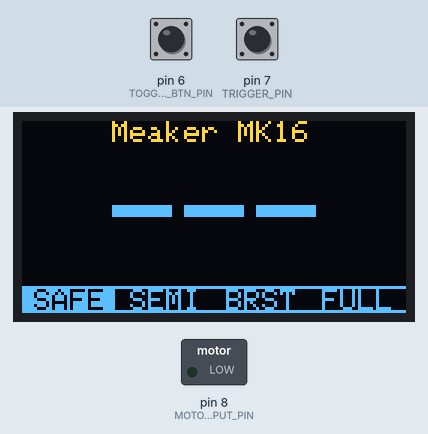
Bench run of a sketch on a simulated Arduino Uno, built with avr-gcc and run on an emulated ATmega328P. Parts: 128×64 one-colour display, switched loads named in the sketch (green lamp = pin HIGH). Dashed ring = blinking. Inputs (shaded band) come from the test bench; at power-on: pin 6 (TOGGLE_FIRE_MODES_BTN_PIN) HIGH, pin 7 (TRIGGER_PIN) HIGH. The OLED is the two-colour kind (top 16 rows yellow); what the sketch prints to the serial monitor is not drawn.

Above: at 2.3 s.
2.4 s: pin 6 (TOGGLE_FIRE_MODES_BTN_PIN) pulled LOW for 0.15 s
At 3.3 s:
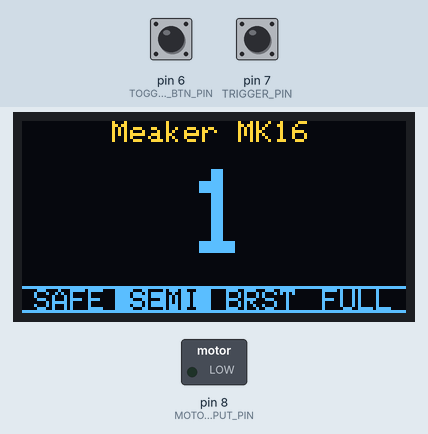
4.1 s: pin 6 (TOGGLE_FIRE_MODES_BTN_PIN) pulled LOW for 1 s
At 5.8 s:
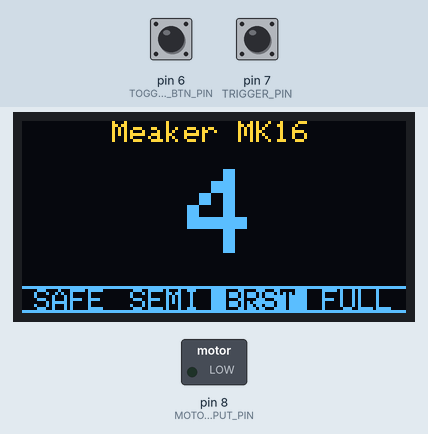
6.6 s: pin 7 (TRIGGER_PIN) pulled LOW for 0.15 s
At 7.28 s:
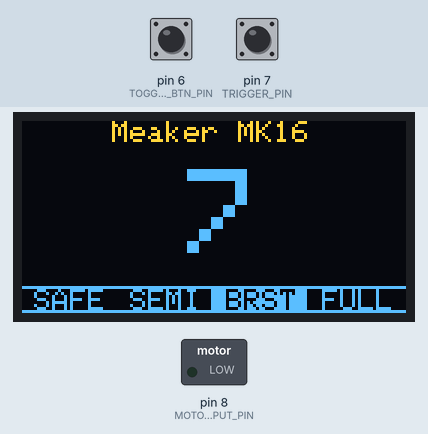
7.3 s: pin 6 (TOGGLE_FIRE_MODES_BTN_PIN) pulled LOW for 0.15 s
At 7.46 s:
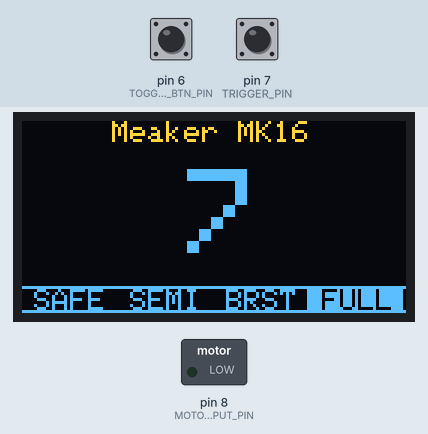
8.0 s: pin 7 (TRIGGER_PIN) pulled LOW for 1 s
Timing chart, 0 to 10.6 s (numbered marks = the images above; inputs shaded):
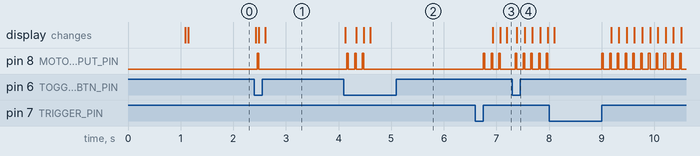

Measured:
- after the input at 2.4 s, pin 8 (MOTOR_OUTPUT_PIN): LOW → HIGH after 0.06 s, → LOW 0.03 s later; the display: first changes at once (image 1 shows a later state)
- after the input at 4.1 s, pin 8 (MOTOR_OUTPUT_PIN): alternates HIGH for 0.03 s and LOW for 0.12 s, 6 changes in all, then stays LOW, starting after 0.06 s; the display: first changes at once (image 2 shows a later state)
- after the input at 6.6 s, pin 8 (MOTOR_OUTPUT_PIN): alternates HIGH for 0.03 s and LOW for 0.12 s, starting after 0.15 s; the display: first changes after 0.33 s (image 3 shows a later state)
- after the input at 7.3 s, pin 8 (MOTOR_OUTPUT_PIN): alternates HIGH for 0.03 s and LOW for 0.12 s, starting after 0.06 s; the display: changes after 0.09 s (image 4)

The sketch:

nerf-select-fire.ino
```cpp
/*----------------------------------------------------------------------*
   Nerf Solenoid Select Fire
 *                                                                      *
   Nerf Solenoid Select Fire v0.1 by Cody
 *                                                                      *
   Original from Monty Choy, Nov 2017:
   https://github.com/mochoy/nerf-select-fire
 *                                                                      *
   Arduino sketch for saftey, single shot, three round burst, and full
   auto.
  ----------------------------------------------------------------------*/

#include <JC_Button.h>																											//library to deal with buttons easier
#include <Adafruit_SSD1306.h>
//#include <Adafruit_GFX.h>
//#include <gfxfont.h>
#include "nerfLogo.h"

//pins
#define TOGGLE_FIRE_MODES_BTN_PIN 6                                       //digital inpit
#define TRIGGER_PIN 7                                                    //digital input
#define MOTOR_OUTPUT_PIN 8                                                //digital output
#define SDA_PIN A4                                                        // This is a placeholder as a note.  These defined pins don't get used in code.
#define SCL_PIN A5                                                        // This is a placeholder as a note.  These defined pins don't get used in code.

//for buttons/switches
#define PULLUP true        																								//internal pullup, so we dont need to wire resistor
#define INVERT true      																									//invert required for proper readings with pullup
#define DEBOUNCE_MS 20 																										//check btn time every 20ms

//code for fire modes. 4 modes total
#define SAFETY 0																													//SAFTEY is mode 0
#define SINGLE_FIRE 1																											//singe fire is mode 1
#define BURST_FIRE 2																											//burst fire is mode 2
#define FULL_AUTO 3																												//full auto is mode 3

#define SCREEN_WIDTH 128 // OLED display width, in pixels
#define SCREEN_HEIGHT 64 // OLED display height, in pixels

// Declaration for an SSD1306 display connected to I2C (SDA, SCL pins)
#define OLED_RESET     3 // Reset pin # (or -1 if sharing Arduino reset pin)
Adafruit_SSD1306 display(SCREEN_WIDTH, SCREEN_HEIGHT, &Wire, OLED_RESET);

byte fireMode = 0;   																											//keep track of fire modes.
byte dartsFired = 0;																											//keep track of how many darts fire
byte totalDartsFired = 0;                                                 //keep track of total darts fired
bool isCheckingForDartsFired = false;																			//some modes need to check if a certain number of darts to fire

Button trigger (TRIGGER_PIN, PULLUP, INVERT, DEBOUNCE_MS);														//trigger button, using the library
Button toggleFireModesBtn (TOGGLE_FIRE_MODES_BTN_PIN, PULLUP, INVERT, DEBOUNCE_MS);		//toggle fire modes button, using the librarys

void setup () {
  Serial.begin(9600);
  pinMode(MOTOR_OUTPUT_PIN, OUTPUT);																		//set motor output pin to an output pin
  stopMotor();        													//make sure motor is off
  resetDartsFired();																										//reset all dart firing values so they dont get messed up later

  // by default, we'll generate the high voltage from the 3.3v line internally! (neat!)
  display.begin(SSD1306_SWITCHCAPVCC, 0x3C);  // initialize with the I2C addr 0x3D (for the 128x64)
  display.clearDisplay();   // clears the screen and buffer
  //http://javl.github.io/image2cpp/
  display.drawBitmap(20,17, nerfLogo, 90, 44, 1);
  display.display();
  delay(1000);
  display.clearDisplay();
  displayFullScreenUpdate();
}

void loop () {
  toggleFireModes();																										//constantly check for changes in firemodes
  processTriggerAction();																					      //Process any trigger actions
}

//Toggle between Fire Modes
void toggleFireModes () {
  toggleFireModesBtn.read();																							//read button
  if (toggleFireModesBtn.wasPressed()) {																	//check if it was pressed
    fireMode = ((fireMode == 3) ? 0 : fireMode + 1);    									//increment fireMode
    //Serial.print("Firemode: ");
    Serial.println("Firemode: " + String(fireMode));
    resetDartsFired();																										//reset darts fired stuff so it doesn't get messed up later
    displayUpdateSelectFireStatus();
    displayUpdateAmmoCount();
  }
}

// Determine trigger action
void processTriggerAction () {
  trigger.read();                                                        //read trigger
  if (!trigger.isPressed()) {                                           //check of trigger is pressed
    if (fireMode == FULL_AUTO) {                               //if full auto turn on motor
      fireDart();
      processTriggerAction();
    } else if (fireMode == SINGLE_FIRE || fireMode == BURST_FIRE) {    //if in burst fire or single shot mode
      fireNonAutoDarts();                               //allow for darts to be fired, handled elsewhere
    } else if (fireMode == SAFETY) {                                         //if in safety mode, turn off motor
      stopMotor();
    }
  } else if (!trigger.wasPressed()) {                                   //if trigger isn't pressed
    if (fireMode == FULL_AUTO || fireMode == SAFETY) {                //if firemode is fullauto or safety, turn off motor
      stopMotor();
//      displayFullScreenUpdate();
    } else if ( !isCheckingForDartsFired                              //if all darts fired
                && (fireMode == SINGLE_FIRE || fireMode == BURST_FIRE) ) {      //and in burstfire
      resetDartsFired();                                              //reset darts fired stuff
    }
  }
}

void runMotor() {
  digitalWrite(MOTOR_OUTPUT_PIN, HIGH);
}

void stopMotor() {
  digitalWrite(MOTOR_OUTPUT_PIN, LOW);
}

void fireDart() {
  runMotor();
  delay(30);
  stopMotor();
  delay(90);
  Serial.println("FiredDart");
  dartsFired++;
  totalDartsFired++;
  displayUpdateAmmoCount();
}

void fireNonAutoDarts () {
  byte dartsToFire = numberOfDartsToFire();                  //determine max amounts of darts to be fired
  while (dartsFired < dartsToFire) {                                        //if can still fire (hasn't reached threshold of
    fireDart();                                                          //how many darts can fire), power pusher motor
  }
}

void resetDartsFired () {
  stopMotor();																		//turn of motor
  dartsFired = 0;																													//darts fired set to 0
  isCheckingForDartsFired = false;																				//no longer checking if darts are being fired
}

int numberOfDartsToFire () {
  switch (fireMode)
  {
    case SAFETY:
      return 0;
    case SINGLE_FIRE:
      return 1;
    case BURST_FIRE:
      return 3;
    case FULL_AUTO:
      return 50;
  }
}

// This will be used for an Ammo Counter and Display in the future
String nameOfFireMode (int i) {
  switch (i)
  {
    case 0:
      return "SAFE";
    case 1:
      return "SEMI";
    case 2:
      return "BRST";
    case 3:
      return "FULL";
  }
}

void displayFullScreenUpdate() {
  displayUpdateBlasterName();
  displayUpdateAmmoCount();
  displayUpdateSelectFireStatus();
}

void displayUpdateBlasterName () {
  display.setTextSize(1);
  display.setTextColor(WHITE);
  display.clearDisplay();
  display.setCursor(30,0);
  display.println("Meaker MK16");
  display.display();
}

void displayUpdateAmmoCount () {
  display.setTextColor(WHITE);
  display.setTextSize(4);
  display.fillRect(0, 16, 128, 32, BLACK);
  if (numberOfDartsToFire () == 0) {
    display.setCursor(30,16);
    display.println("---");
  } else {
    display.setCursor(55,16);
    if (totalDartsFired > 9)
      display.setCursor(40,16);
    display.println(totalDartsFired);
  }
  display.display();
}

void displayUpdateSelectFireStatus () {
  display.setTextSize(1);

  int cursorPositionX = 4;
  int cursorPositionY = 56;

  display.fillRect(0, cursorPositionY -1, 128, 9, WHITE);
  display.fillRect(0, cursorPositionY, 128, 7, BLACK);

  for (int i = 0; i < 4; i++) {
    display.setCursor(cursorPositionX, cursorPositionY);
    if (i == fireMode){
      display.fillRect(cursorPositionX - 5, cursorPositionY - 1, 32, 9, WHITE);
      display.setTextColor(BLACK);
    } else {
      display.setTextColor(WHITE);
    }
    display.print(String(nameOfFireMode(i)));
    cursorPositionX += 32;
  }
  display.display();
  Serial.println("Draw: SelectFireStatus");
}
```

Source omitted: nerfLogo.h (data table, 3345 bytes)
